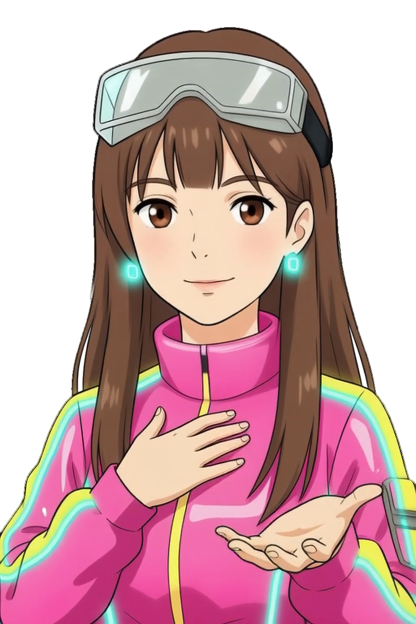
#> input picture episodes/mv-pdoom/fresh/v4-rest/c4/i2v/show/f-009.png, 832 x 1248 px, found by its file name (shown at 1/2 size)
$ python fix-wink-1074.py
#> lines starting #> are read from the running program, lines starting #| are printed output that depends on the picture; after the words box and inside, x2 and y2 are one past the last pixel; in counts of white or black regions, pixels touching at a corner belong together
"""#1074 眨眼改成单眼：图生视频的第 10–14 帧两只眼都闭着（画面左边那只本该一直睁着）。
做法：不重新生图。把第 9 帧（同一个头部姿势、左眼睁着、右眼半闭）的左眼，按每帧的头部位移对位后，用羽化椭圆贴回第 10–14 帧。
  cd episodes/mv-pdoom/fresh/v4-rest/c4/i2v && python3 fix-wink-1074.py     （带 numpy / PIL 的 python3；源 = wink.pre1074/，写到 wink/）
"""
import numpy as np
from PIL import Image
SRC, DST = 'wink.pre1074', 'wink'
EYE = (321, 424)          # 画面左边那只眼的中心（832×1248 里的像素）
RX, RY, FEATHER = 66, 46, 14
REF = np.asarray(Image.open(f'{SRC}/f-009.png').convert('RGBA')).astype(np.float32)
H, W = REF.shape[:2]
#> H = 1248; W = 832
yy, xx = np.mgrid[0:H, 0:W]
d = np.sqrt(((xx - EYE[0]) / RX) ** 2 + ((yy - EYE[1]) / RY) ** 2)
mask0 = np.clip((1 - d) * min(RX, RY) / FEATHER, 0, 1)                      # 椭圆里 1，边上羽化
# 对位用的区域：脸中部（刘海下沿、鼻子、脸颊、嘴），去掉两只眼
ax0, ax1, ay0, ay1 = 230, 610, 330, 640
amask = np.ones((ay1 - ay0, ax1 - ax0), bool)
for cx, cy in (EYE, (505, 424)):
    amask &= (((xx[ay0:ay1, ax0:ax1] - cx) / 85) ** 2 + ((yy[ay0:ay1, ax0:ax1] - cy) / 62) ** 2) > 1
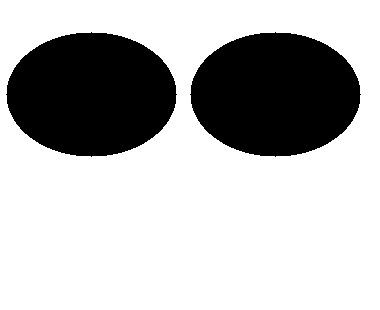
#> amask: shape (310, 380) bool; 71.9% white; 2 black regions, box (x1, y1, x2, y2) and area: (6, 32, 177, 157) 16547, (190, 32, 361, 157) 16547
gray = lambda a: a[..., :3].mean(-1)
gref = gray(REF)
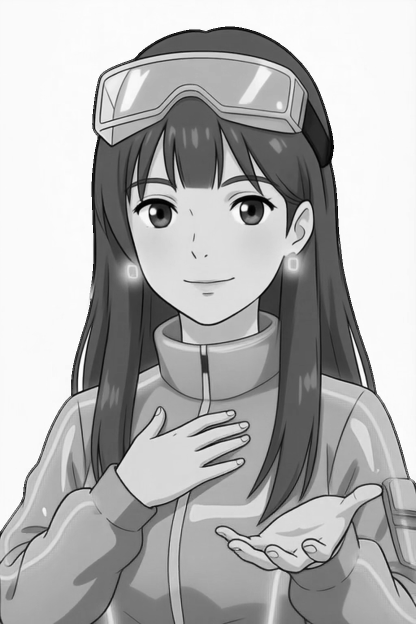
#> gref: shape (1248, 832) float32 (shown at 1/2 size); min 0, max 255, mean 177.9
def shift_of(g):                                                              # 第 9 帧 → 这一帧的整数位移（±12 px 里找差最小的）
    best = (1e18, 0, 0)
    for dy in range(-12, 13):
        for dx in range(-12, 13):
            a = g[ay0:ay1, ax0:ax1]; b = gref[ay0 - dy:ay1 - dy, ax0 - dx:ax1 - dx]
            e = float((np.abs(a - b) * amask).sum())
            if e < best[0]: best = (e, dx, dy)
    return best
for k in range(10, 15):
#> (the run stopped early here; a loop or call above may not have finished)
